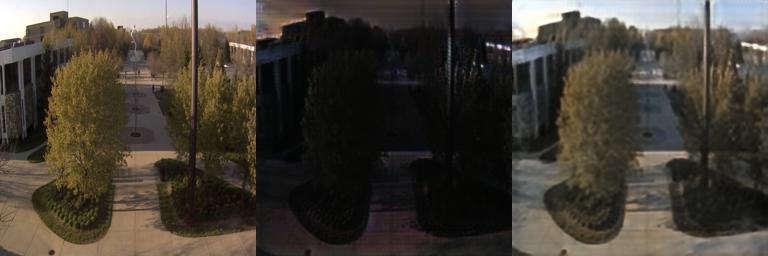
#> input picture output_pictures/v5_Pictures/Test/night2day/testB/tst_14_1148_to_1167.jpg, 768 x 256 px; its folder holds only this picture in this run
$ python evaluation_CycleGAN_pix2pix.py   (older library calls are emulated)
#> lines starting #> are read from the running program, lines starting #| are printed output that depends on the picture
import glob
import scipy.misc
import numpy as np
from skimage.measure import compare_ssim as ssim

pix2pix_dest = '../../pytorch-CycleGAN-and-pix2pix-master/results/day2night_pix2pix/test_latest/images/'
cyclGAN_dest = '../output_pictures/v5_Pictures/Test/night2day/testB/'

cyclGAN_nig = '../data/night2day/testA/tst_'
cyclGAN_day = '../data/night2day/testB/tst_'

picture_list = glob.glob(cyclGAN_dest + "*.jpg")
print("Number of test cases: %d" %len(picture_list))

width   = 256
channel = 3
pix2pix_MSE = 0
cyclGAN_MSE = 0
pix2pix_ssim = 0
cyclGAN_ssim = 0

for picture in picture_list:
	p_id = picture.split('/')[-1][4:-4]
	img_cyc = scipy.misc.imread(picture).astype(np.uint8)
#> img_cyc is the input picture: shape (256, 768, 3); mean R, G, B 68.7, 62.8, 54.1
	img_cyc_day_real = img_cyc[:,:width,        :]
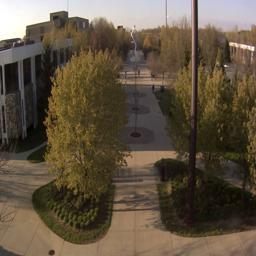
#> img_cyc_day_real: shape (256, 256, 3); mean R, G, B 97, 84.1, 66.6
	img_cyc_nig_gnrt = img_cyc[:,width: width*2,:]
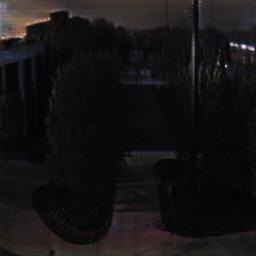
#> img_cyc_nig_gnrt: shape (256, 256, 3); mean R, G, B 21.2, 19.5, 19.3

	img_cyc_day_real = scipy.misc.imread(cyclGAN_day + p_id + ".jpg").astype(np.uint8)
	img_cyc_nig_real = scipy.misc.imread(cyclGAN_nig + p_id + ".jpg").astype(np.uint8)

#> (the run stopped early here; a loop or call above may not have finished)

$ run again, on output_pictures/v5_Pictures/Test/night2day/testB/tst_41_3610_to_3590.jpg
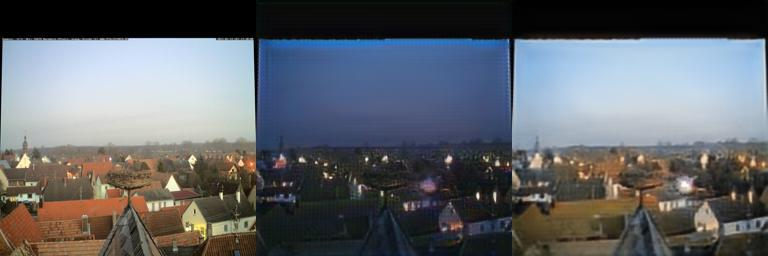
#> input picture output_pictures/v5_Pictures/Test/night2day/testB/tst_41_3610_to_3590.jpg, 768 x 256 px
#> img_cyc is the input picture: shape (256, 768, 3); mean R, G, B 96.7, 100.4, 105.7
#> `img_cyc_day_real = img_cyc[:,:width,        :]`:
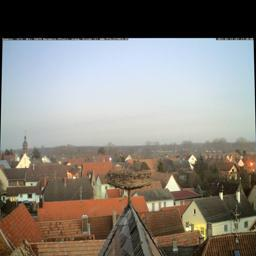
#> img_cyc_day_real: shape (256, 256, 3); mean R, G, B 133.7, 129.1, 122.5
#> `img_cyc_nig_gnrt = img_cyc[:,width: width*2,:]`:
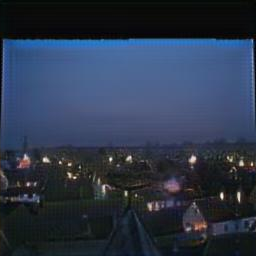
#> img_cyc_nig_gnrt: shape (256, 256, 3); mean R, G, B 44.3, 55, 74.4
